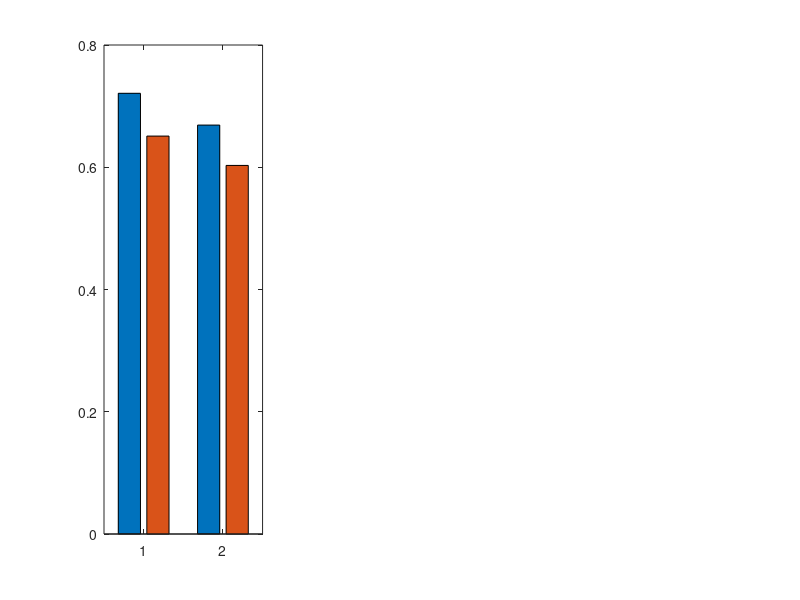

Here is the MATLAB script that generated this plot: (Note: this script raises an error after producing the figure.)
% ----------------------------------------------------------------------------
% Structured Semi-Markov Decoding with Conformal Prediction for
% Wrist-Actigraphy Sleep Event Detection
%
% Author    : Hoang Nhut Huynh
% Copyright : (c) 2026 Hoang Nhut Huynh
% ----------------------------------------------------------------------------
%% Fig 5: Null-State Ablation — Impact on Detection and Clinical Metrics
% Compares P2 (with null) vs P2 (no null) across key metrics.
% Data: both from 3-seed mean +/- SD (seeds 42, 43, 44).
% Output: fig5_ablation_null.pdf/.png

clear; close all; clc;

%% --- Config -----------------------------------------------------------
base_dir = fileparts(fileparts(mfilename('fullpath')));  % repository root

%% --- Data -------------------------------------------------------------
% P2 with null (3-seed mean +/- sd, from seed_summary.csv)
p2_edap      = 0.721;   p2_edap_sd   = 0.003;
p2_k1        = 0.669;   p2_k1_sd     = 0.003;
p2_fd        = 0.000;   p2_fd_sd     = 0.000;
p2_bias      = 3.46;    p2_bias_sd   = 2.24;
p2_loa_lo    = -102.52; p2_loa_hi    = 109.45;
p2_loa_width = p2_loa_hi - p2_loa_lo;    % ~212 min

% P2 no null (3-seed mean +/- sd, from metrics.json seeds 42,43,44)
nn_edap      = 0.651;   nn_edap_sd   = 0.012;
nn_k1        = 0.603;   nn_k1_sd     = 0.013;
nn_fd        = 1.000;   nn_fd_sd     = 0.000;
nn_bias      = 4.36;    nn_bias_sd   = 1.25;
nn_loa_lo    = -106.90; nn_loa_hi    = 115.63;
nn_loa_width = nn_loa_hi - nn_loa_lo;    % ~222.5 min

%% --- Color palette ----------------------------------------------------
c_null    = [0.200, 0.400, 0.800];   % blue  -- with null
c_nonull  = [0.850, 0.325, 0.098];   % vermilion -- no null

%% --- Figure: 1x3 subplots --------------------------------------------
fig = figure('Units','centimeters','Position',[2 2 18 6.5]);

% -- (a) Detection metrics: EDAP and K1 --
ax1 = subplot(1,3,1);
vals = [p2_edap, nn_edap; p2_k1, nn_k1];
errs = [p2_edap_sd, nn_edap_sd; ...
        p2_k1_sd,   nn_k1_sd];
b = bar(vals, 'grouped');
b(1).FaceColor = c_null;
b(2).FaceColor = c_nonull;
hold on;
% Error bars
ngroups = size(vals, 1);
nbars = size(vals, 2);
x = nan(nbars, ngroups);
for i = 1:nbars
    x(i,:) = b(i).XEndPoints;
end
errorbar(x', vals, errs, '.k', 'LineWidth', 0.8, 'CapSize', 4);
set(ax1, 'XTickLabel', {'EDAP', 'K1'}, 'FontSize', 8, 'TickDir', 'out');
ylabel('Score', 'FontSize', 9);
title('(a) Detection', 'FontSize', 10);
ylim([0.5 0.8]);
box on;

% -- (b) Proxy false-detection rate --
ax2 = subplot(1,3,2);
vals_fd = [p2_fd; nn_fd];
b2 = bar(vals_fd, 0.5);
b2.FaceColor = 'flat';
b2.CData(1,:) = c_null;
b2.CData(2,:) = c_nonull;
set(ax2, 'XTickLabel', {'With null', 'No null'}, 'FontSize', 8, 'TickDir', 'out');
ylabel('FD rate', 'FontSize', 9);
title('(b) False detection', 'FontSize', 10);
ylim([0 1.15]);
box on;
% Add value labels on bars
text(1, p2_fd + 0.05, sprintf('%.3f', p2_fd), 'HorizontalAlignment', 'center', ...
    'FontSize', 7, 'FontWeight', 'bold');
text(2, nn_fd + 0.05, sprintf('%.3f', nn_fd), 'HorizontalAlignment', 'center', ...
    'FontSize', 7, 'FontWeight', 'bold');

% -- (c) SPT agreement: bias and LoA width --
ax3 = subplot(1,3,3);
vals_spt = [p2_bias, nn_bias; p2_loa_width, nn_loa_width];
errs_spt = [p2_bias_sd, nn_bias_sd; 0, 0];
b3 = bar(vals_spt, 'grouped');
b3(1).FaceColor = c_null;
b3(2).FaceColor = c_nonull;
hold on;
x3 = nan(2, 2);
for i = 1:2
    x3(i,:) = b3(i).XEndPoints;
end
errorbar(x3', vals_spt, errs_spt, '.k', 'LineWidth', 0.8, 'CapSize', 4);
set(ax3, 'XTickLabel', {'Bias', 'LoA width'}, 'FontSize', 8, 'TickDir', 'out');
ylabel('Minutes', 'FontSize', 9);
title('(c) SPT agreement', 'FontSize', 10);
box on;

% -- Shared legend (top of panel a) --
legend(ax1, {'With null', 'No null'}, 'FontSize', 7, ...
    'Location', 'northeast');

%% --- Export -----------------------------------------------------------
set(fig, 'PaperPositionMode', 'auto');
out_path = fullfile(base_dir, 'outputs', 'fig5_ablation_null');
print(fig, out_path, '-dpdf', '-r600');
print(fig, out_path, '-dpng', '-r300');
fprintf('Saved fig5_ablation_null.pdf/.png\n');
